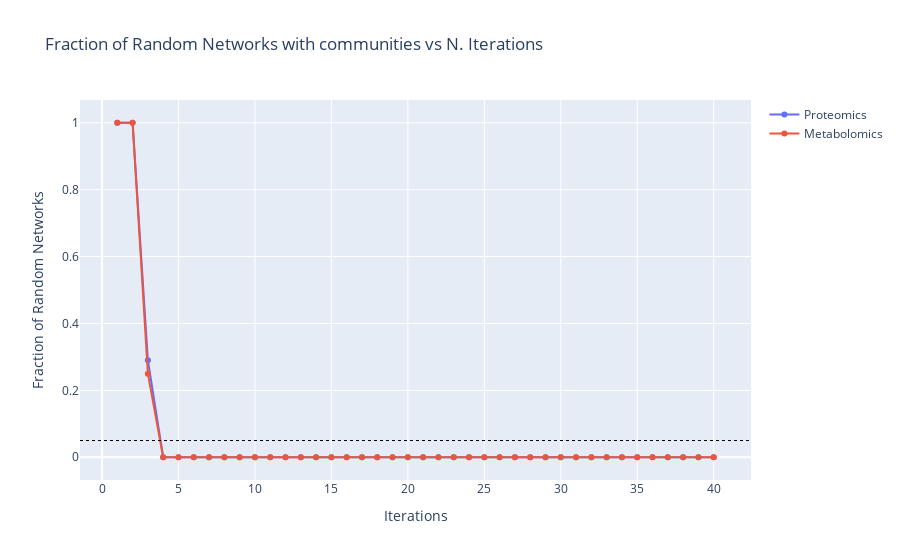

The cell this chart's notebook holds for it:
### Code cell
i = 40

file = 'Plots/ClusterConsensus.html'
if os.path.exists(file):
    os.remove(file)


fig = go.Figure()
fig.add_trace(go.Scatter(
    x=np.arange(1, i+1),
    y =commLqqn[:i],
    mode='lines+markers',
    name='Proteomics'
))
fig.add_trace(go.Scatter(
    x=np.arange(1, i+1),
    y =commLmmn[:i],
    mode='lines+markers',
    name='Metabolomics'
))
fig.add_hline(y=0.05,line_width=1, line_dash="dot", line_color="black")
fig.update_layout(title='Fraction of Random Networks with communities vs N. Iterations')
fig.update_xaxes(title='Iterations'); fig.update_yaxes(title='Fraction of Random Networks')

fig.show()
with open(file, 'a') as f:
    f.write(fig.to_html(full_html=False, include_plotlyjs='cdn', default_height='50%', default_width='80%'))

### Figure 1 — Plotly figure (JSON) as saved in the notebook; plotly's stock layout.template omitted (floating-point values rounded to 4 significant figures)
{"data": [{"mode": "lines+markers", "name": "Proteomics", "type": "scatter", "x": [1, 2, 3, 4, 5, 6, 7, 8, 9, 10, 11, 12, 13, 14, 15, 16, 17, 18, 19, 20, 21, 22, 23, 24, 25, 26, 27, 28, 29, 30, 31, 32, 33, 34, 35, 36, 37, 38, 39, 40], "y": [1, 1, 0.29, 0, 0, 0, 0, 0, 0, 0, 0, 0, 0, 0, 0, 0, 0, 0, 0, 0, 0, 0, 0, 0, 0, 0, 0, 0, 0, 0, 0, 0, 0, 0, 0, 0, 0, 0, 0, 0]}, {"mode": "lines+markers", "name": "Metabolomics", "type": "scatter", "x": [1, 2, 3, 4, 5, 6, 7, 8, 9, 10, 11, 12, 13, 14, 15, 16, 17, 18, 19, 20, 21, 22, 23, 24, 25, 26, 27, 28, 29, 30, 31, 32, 33, 34, 35, 36, 37, 38, 39, 40], "y": [1, 1, 0.25, 0, 0, 0, 0, 0, 0, 0, 0, 0, 0, 0, 0, 0, 0, 0, 0, 0, 0, 0, 0, 0, 0, 0, 0, 0, 0, 0, 0, 0, 0, 0, 0, 0, 0, 0, 0, 0]}], "layout": {"shapes": [{"line": {"color": "black", "dash": "dot", "width": 1}, "type": "line", "x0": 0, "x1": 1, "xref": "x domain", "y0": 0.05, "y1": 0.05, "yref": "y"}], "title": {"text": "Fraction of Random Networks with communities vs N. Iterations"}, "xaxis": {"title": {"text": "Iterations"}}, "yaxis": {"title": {"text": "Fraction of Random Networks"}}}}
